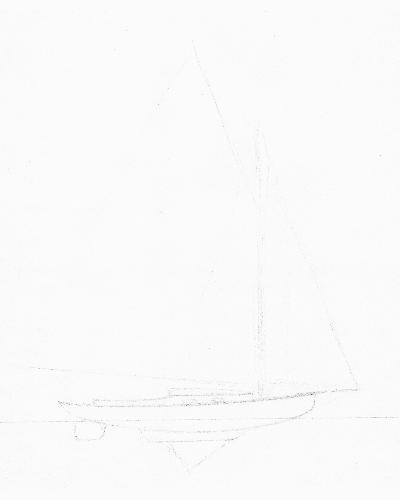
#> input picture grayscale_images/medium/Unruled/IMG_0040.jpg, 400 x 500 px; its folder holds only this picture in this run
$ python sketch_data_generator.py
#> lines starting #> are read from the running program, lines starting #| are printed output that depends on the picture
# from tensorflow.keras.preprocessing.image import ImageDataGenerator
import os
from PIL import Image
import numpy as np
from skimage import color
import matplotlib.pyplot as plt


class RulerGenerator:
    def __init__(self, shape, line_width, spacing, v_offset, raggedness, color, color_variation, angle):
#> called with shape = (400, 500), line_width = 2, spacing = 47, v_offset = 0.424, raggedness = 0.161, color = 200, color_variation = 56.75, angle = -4.64
        assert 0 <= raggedness <= 1
        assert 0 <= color <= 255
        assert 0 <= color_variation <= 255
        assert -180 <= angle <= 180
        assert 0 <= v_offset <= 1

        w, h = shape
#> w = 400; h = 500

        basis = np.array([0]*spacing + [1]*line_width).astype('uint8')
        column = np.tile(basis, 1+int(2*h/len(basis)))[0:2*h]
#> column = 1000 values, max 1 at index 47, min 0 at index 0, mean 0.04
        lines_array = np.tile(column, 2*w).reshape(2*w, 2*h).T
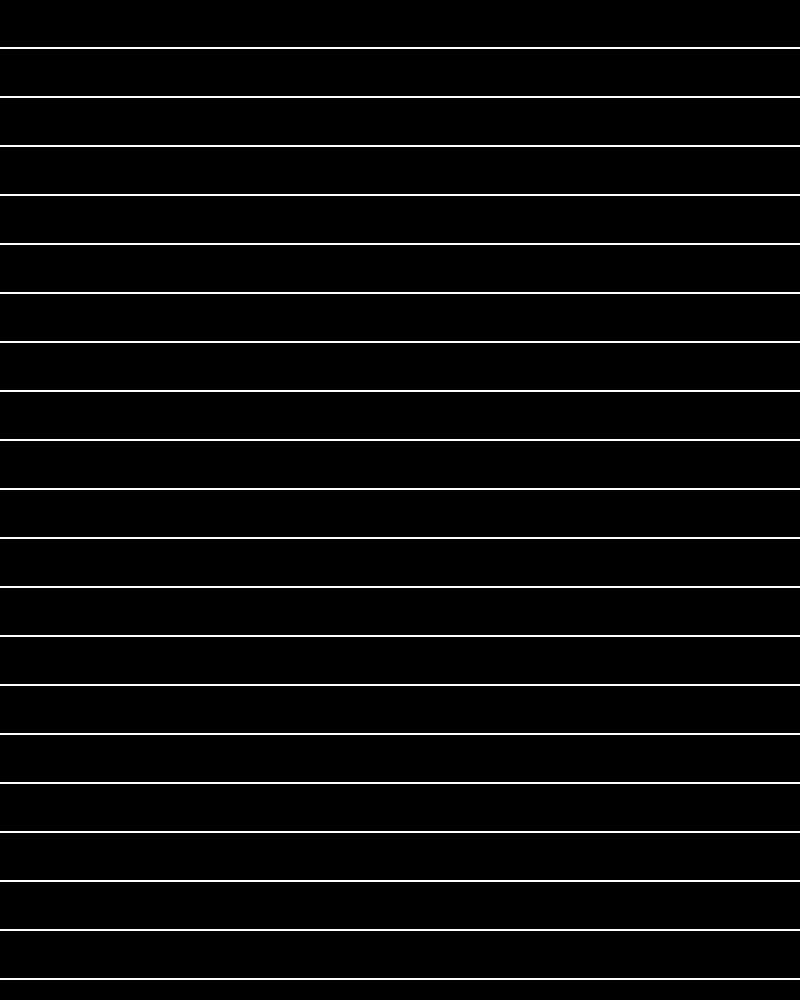
#> lines_array: shape (1000, 800); values 0 (black) and 1 (white), 4% white in thin lines or dots

        color_array = np.random.normal(size = (2*h, 2*w))*color_variation + color - color_variation/2
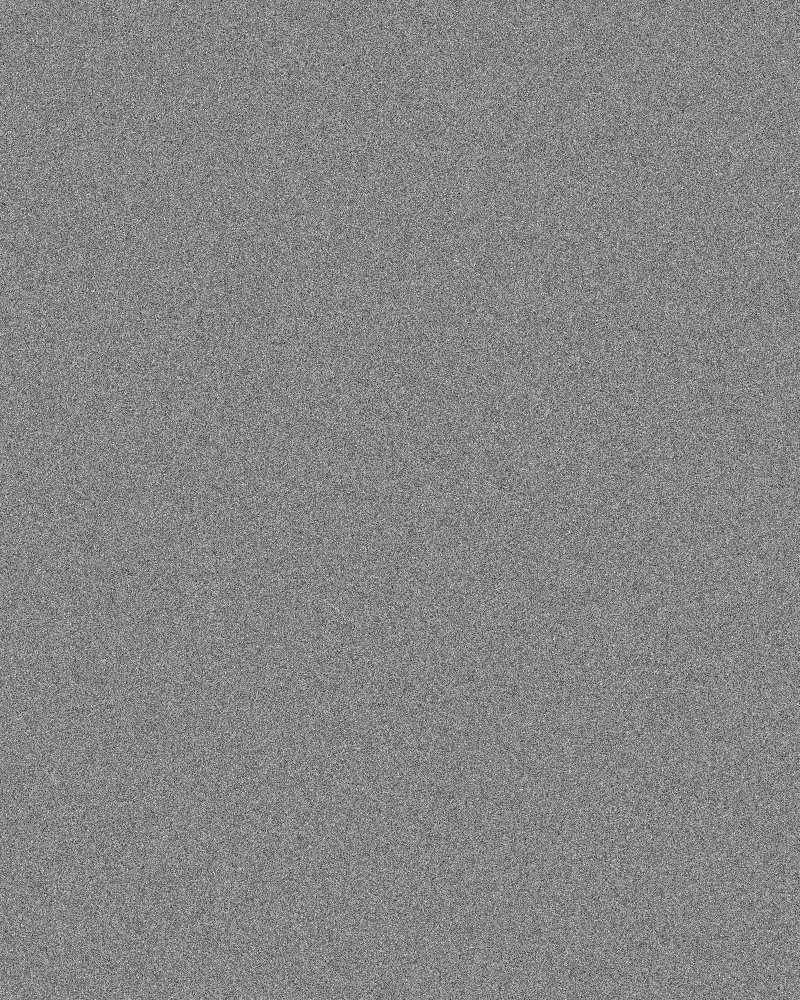
#> color_array: shape (1000, 800) float64; min -111.9, max 428.2, mean 171.7; drawn with min black and max white
        color_array = color_array.astype('uint8')
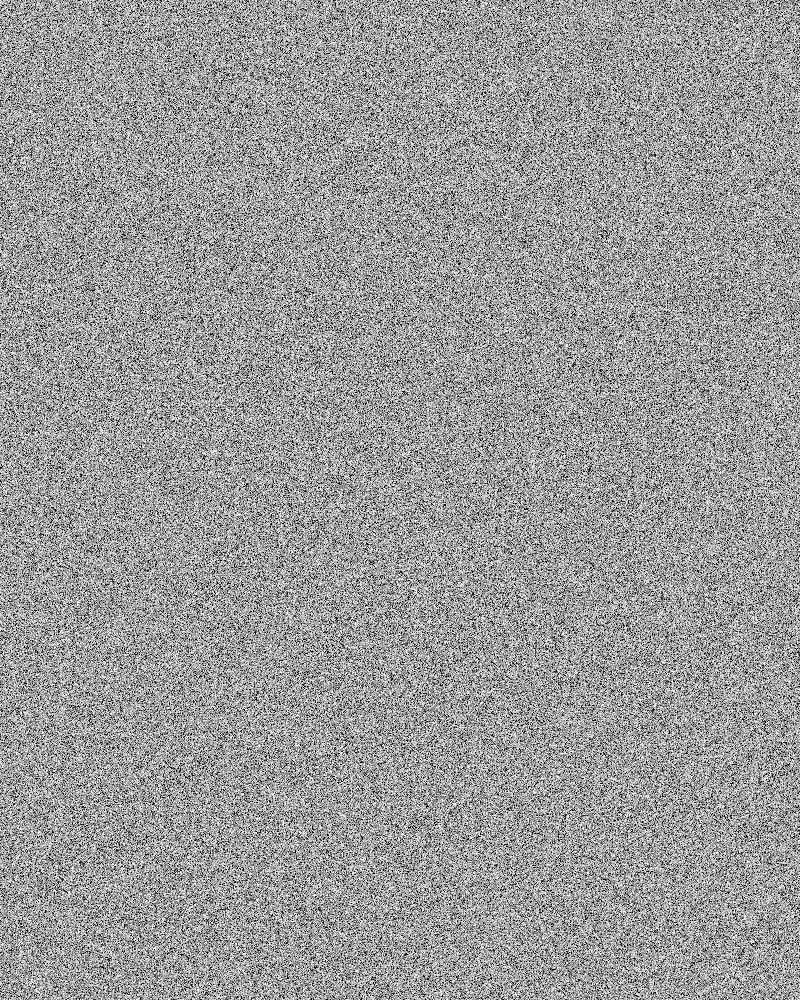
#> color_array: shape (1000, 800); min 0, max 255, mean 153.9

        ragged_array = 1*(np.random.random(size = (2*h, 2*w))>raggedness).astype('uint8')
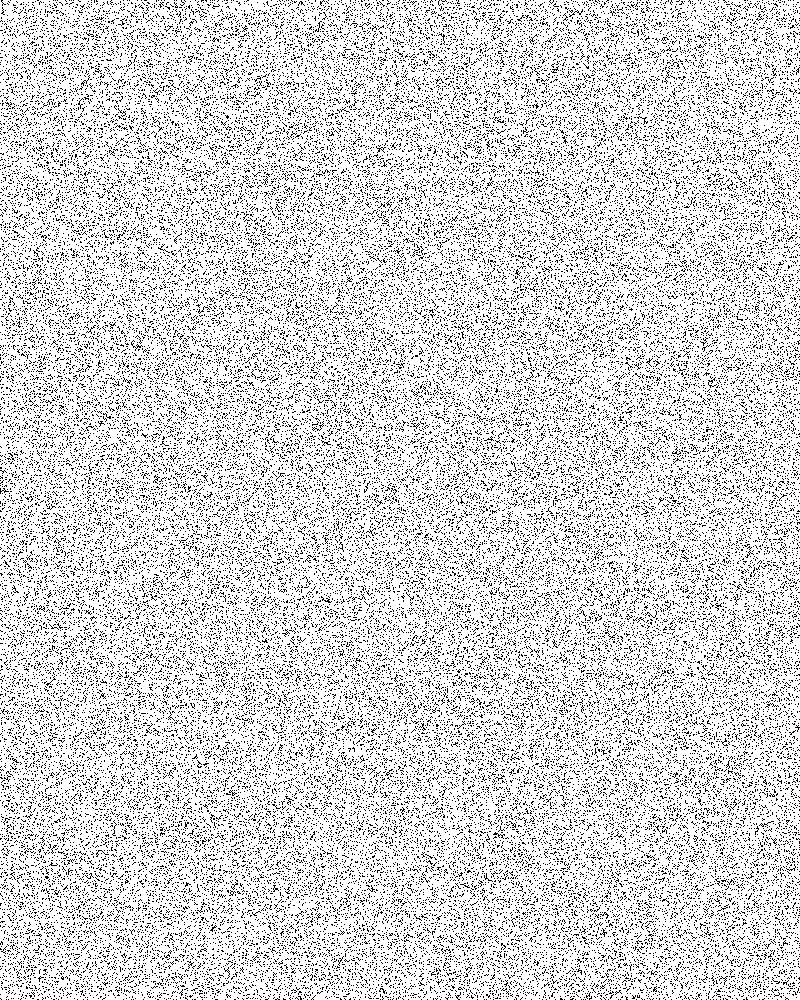
#> ragged_array: shape (1000, 800); values 0 (black) and 1 (white), 83.8% white; black in thin lines or dots

        lines_array *= color_array
        lines_array *= ragged_array

        image = Image.fromarray(255- lines_array )
        image = image.rotate(angle)
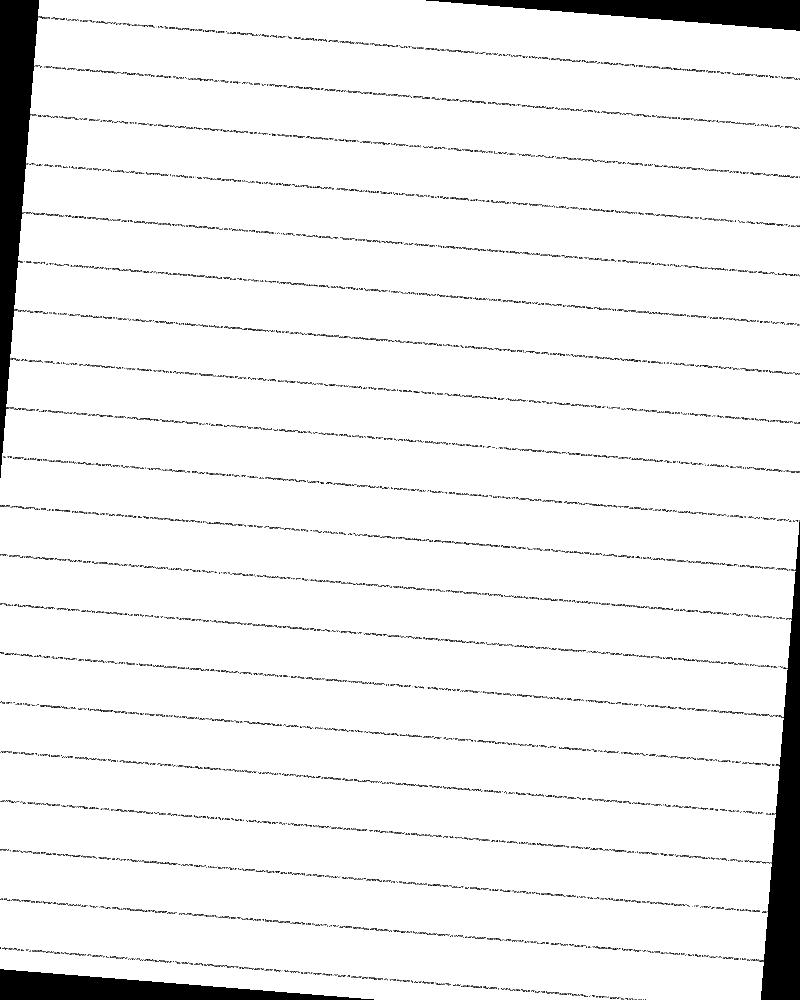
#> image: PIL image 800x1000 L; min 0, max 255, mean 240.2

        left = int(w/2)
#> left = 200
        right = left + w
#> right = 600
        top = int(h/2 + v_offset*len(basis))
#> top = 270
        bottom = top + h
#> bottom = 770

        self.image = image.crop((left, top, right, bottom))

    @property
    def asarray(self):
        return np.asarray(self.image)


class SketchDataGenerator():
    '''SketchDataGenerator yields pairs of sketches with/without ruled liens and image augmentation'''

    def __init__(self, flip_horizontal=True, flip_vertical=True, h_shift=0, v_shift=0, rotate=0, dilate=0, contrast=0):
        self.flip_horizontal = flip_horizontal
        self.flip_vertical = flip_vertical
        self.h_shift = h_shift
        self.v_shift = v_shift
        self.rotate = rotate
        self.dilate = dilate
        self.contrast = contrast

    def flow_from_directory(self, directory, result_type = 'arrays'):

        filenames = os.listdir(directory)
        while True:
            for filename in filenames:
                sketch = Image.open(os.path.join(directory, filename))

                if self.flip_horizontal and np.random.random()>.5:
                    method = Image.FLIP_LEFT_RIGHT
                    sketch = sketch.transpose(method = method)

                if self.flip_vertical and np.random.random()>.5:
                    method = Image.FLIP_TOP_BOTTOM
                    sketch = sketch.transpose(method = method)


                line_width = int(1 + np.random.random() * 3)
                spacing = int(20 + np.random.random() * 50)
                v_offset = np.random.random()
                raggedness = np.random.random()/4
                color = np.random.random() * 100 + 155
                color = 200
                color_variation = np.random.random() * 30 + 30
                angle = 5 - (np.random.random() * 10)

                lines = RulerGenerator(shape = sketch.size, line_width = line_width, spacing = spacing, v_offset = v_offset, raggedness= raggedness, color =  color, color_variation= color_variation, angle = angle).image

                ruled_sketch = Image.blend(sketch, lines, alpha = .125)

                if result_type == 'arrays':
                    yield np.asarray(ruled_sketch), np.asarray(sketch)

                elif result_type == 'images':
                    X = np.asarray(ruled_sketch)
                    Y = np.asarray(sketch)
                    lines = np.asarray(lines)
                    yield Image.fromarray(np.hstack([lines, X, Y]))

                else:
                    raise Exception


if __name__ == '__main__':
    # rg = RulerGenerator(shape = (500,400), line_width = 3, spacing = 25, v_offset = .3, raggedness= .70, color =  128, color_variation= 25, angle = 10)
    # i = rg.image
    # i.show()

    sdg = SketchDataGenerator()

    for sketch in sdg.flow_from_directory('grayscale_images/medium/Unruled', result_type='images'):
        sketch.show()
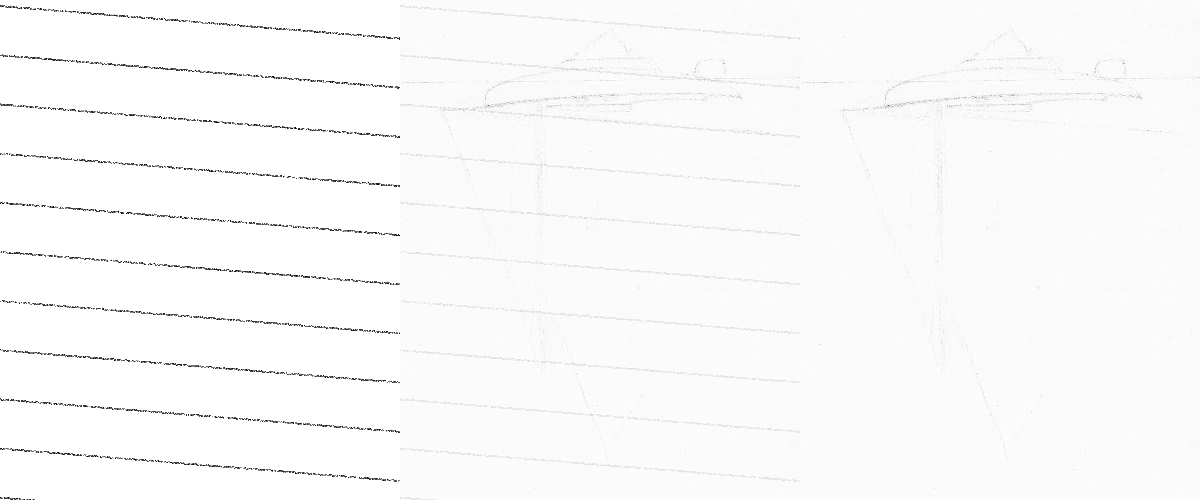
#> shown: PIL image 1200x500 L; min 0, max 255, mean 249.9
        break

$ run again, on grayscale_images/medium/Unruled/IMG_0095.jpg
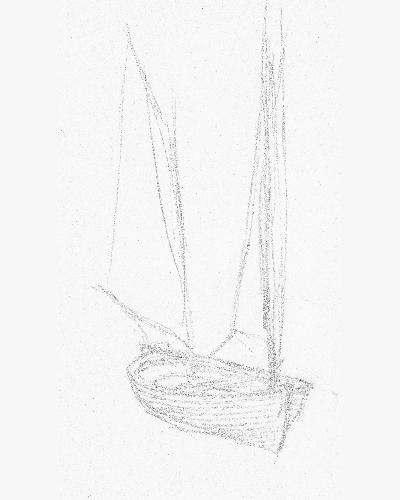
#> input picture grayscale_images/medium/Unruled/IMG_0095.jpg, 400 x 500 px
#> w = 400; h = 500
#> column = 1000 values, max 1 at index 47, min 0 at index 0, mean 0.04
#> ragged_array: shape (1000, 800); values 0 (black) and 1 (white), 83.8% white; black in thin lines or dots
#> left = 200
#> right = 600
#> top = 270
#> bottom = 770
#> `sketch.show()`:
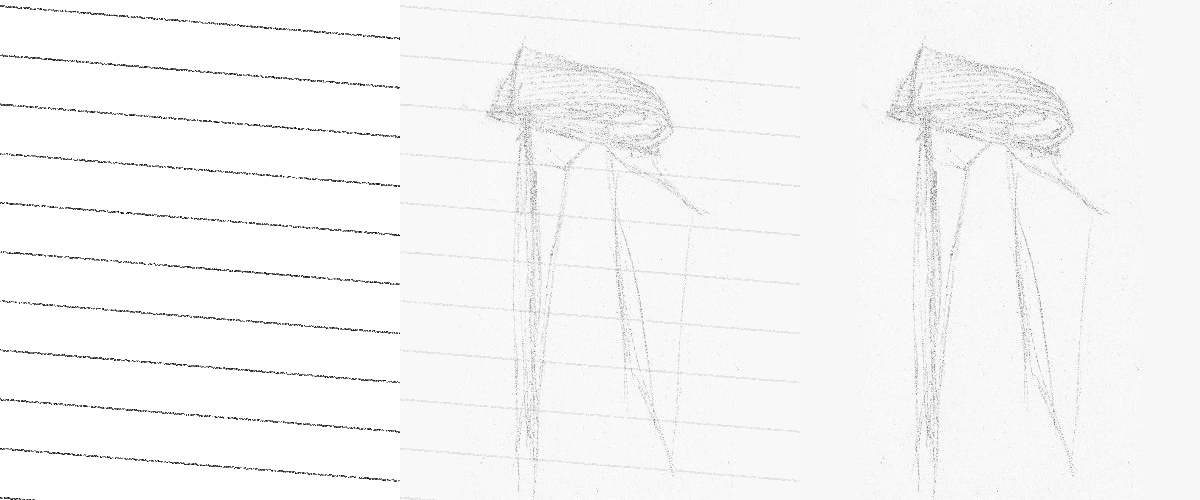
#> shown: PIL image 1200x500 L; min 0, max 255, mean 246.7

$ run again, on grayscale_images/medium/Unruled/IMG_0096.jpg
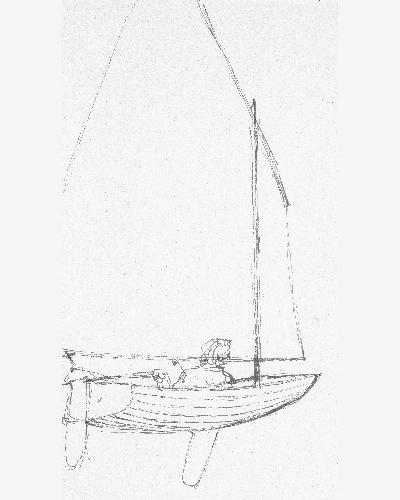
#> input picture grayscale_images/medium/Unruled/IMG_0096.jpg, 400 x 500 px
#> w = 400; h = 500
#> column = 1000 values, max 1 at index 47, min 0 at index 0, mean 0.04
#> ragged_array: shape (1000, 800); values 0 (black) and 1 (white), 83.8% white; black in thin lines or dots
#> left = 200
#> right = 600
#> top = 270
#> bottom = 770
#> `sketch.show()`:
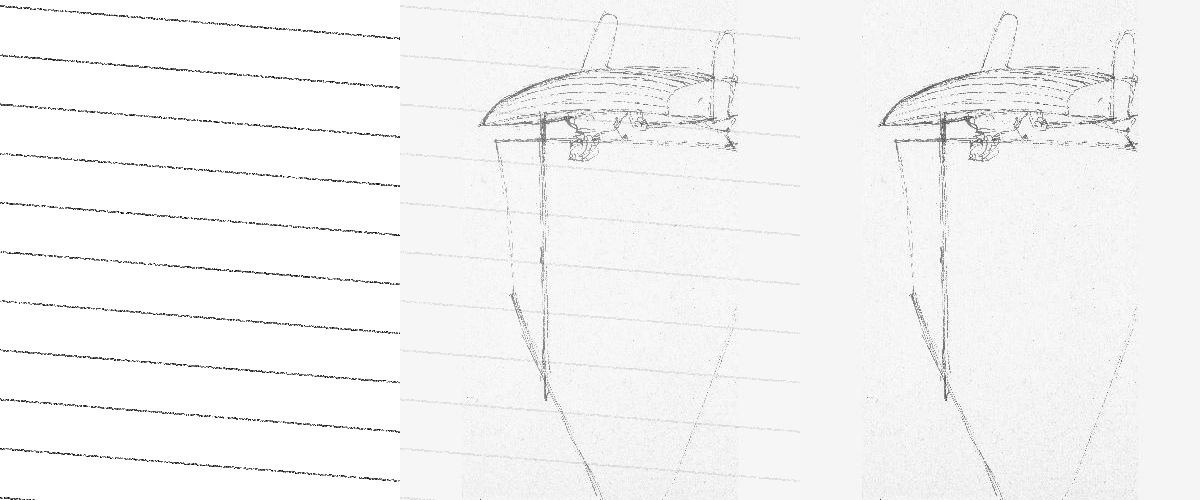
#> shown: PIL image 1200x500 L; min 0, max 255, mean 244.6

$ run again, on grayscale_images/medium/Unruled/IMG_0101.jpg
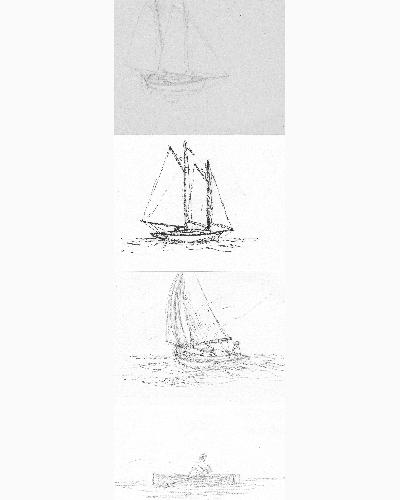
#> input picture grayscale_images/medium/Unruled/IMG_0101.jpg, 400 x 500 px
#> w = 400; h = 500
#> column = 1000 values, max 1 at index 47, min 0 at index 0, mean 0.04
#> ragged_array: shape (1000, 800); values 0 (black) and 1 (white), 83.8% white; black in thin lines or dots
#> left = 200
#> right = 600
#> top = 270
#> bottom = 770
#> `sketch.show()`:
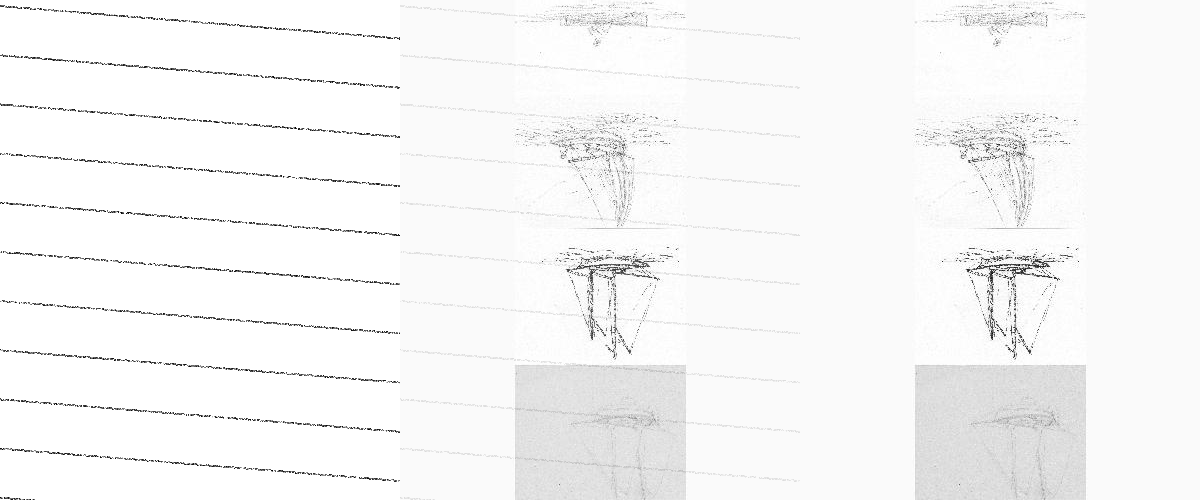
#> shown: PIL image 1200x500 L; min 0, max 255, mean 246.4

$ run again, on grayscale_images/medium/Unruled/IMG_0048.jpg
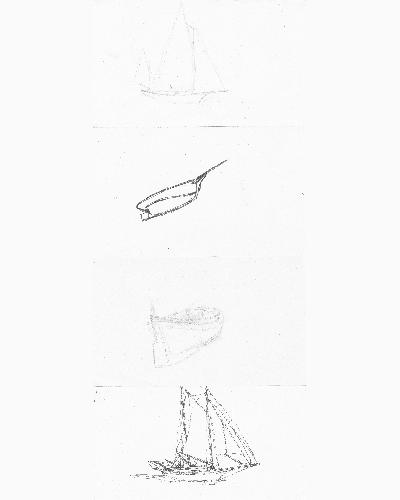
#> input picture grayscale_images/medium/Unruled/IMG_0048.jpg, 400 x 500 px
#> w = 400; h = 500
#> column = 1000 values, max 1 at index 47, min 0 at index 0, mean 0.04
#> ragged_array: shape (1000, 800); values 0 (black) and 1 (white), 83.8% white; black in thin lines or dots
#> left = 200
#> right = 600
#> top = 270
#> bottom = 770
#> `sketch.show()`:
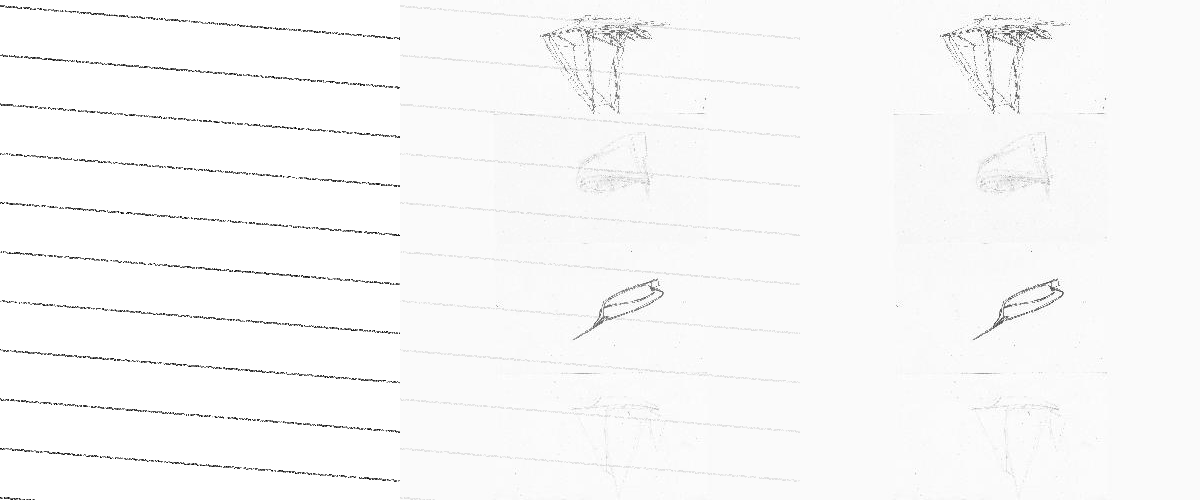
#> shown: PIL image 1200x500 L; min 0, max 255, mean 248.8
